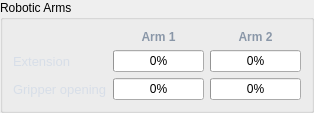
         <widget class="QGroupBox" name="gb_arms">
          <property name="title">
           <string>Robotic Arms</string>
          </property>
          <layout class="QVBoxLayout" name="armsLayout">
           <property name="spacing">
            <number>6</number>
           </property>
           <property name="leftMargin">
            <number>10</number>
           </property>
           <property name="topMargin">
            <number>10</number>
           </property>
           <property name="rightMargin">
            <number>10</number>
           </property>
           <property name="bottomMargin">
            <number>10</number>
           </property>
           <item>
            <layout class="QGridLayout" name="armsGrid">
             <property name="leftMargin">
              <number>0</number>
             </property>
             <property name="topMargin">
              <number>0</number>
             </property>
             <property name="rightMargin">
              <number>0</number>
             </property>
             <property name="bottomMargin">
              <number>0</number>
             </property>
             <property name="spacing">
              <number>6</number>
             </property>
             <item row="0" column="0">
              <widget class="QLabel" name="lbl_hdr_arms">
               <property name="styleSheet">
                <string notr="true">color: #8a97a8; font-size: 9pt; font-weight: bold;</string>
               </property>
               <property name="text">
                <string/>
               </property>
               <property name="alignment">
                <set>Qt::AlignCenter</set>
               </property>
              </widget>
             </item>
             <item row="0" column="1">
              <widget class="QLabel" name="lbl_hdr_arm1">
               <property name="styleSheet">
                <string notr="true">color: #8a97a8; font-size: 9pt; font-weight: bold;</string>
               </property>
               <property name="text">
                <string>Arm 1</string>
               </property>
               <property name="alignment">
                <set>Qt::AlignCenter</set>
               </property>
              </widget>
             </item>
             <item row="0" column="2">
              <widget class="QLabel" name="lbl_hdr_arm2">
               <property name="styleSheet">
                <string notr="true">color: #8a97a8; font-size: 9pt; font-weight: bold;</string>
               </property>
               <property name="text">
                <string>Arm 2</string>
               </property>
               <property name="alignment">
                <set>Qt::AlignCenter</set>
               </property>
              </widget>
             </item>
             <item row="1" column="0">
              <widget class="QLabel" name="lbl_row_ext">
               <property name="styleSheet">
                <string notr="true">color: #d7dee8; font-size: 10pt;</string>
               </property>
               <property name="text">
                <string>Extension</string>
               </property>
               <property name="alignment">
                <set>Qt::AlignLeading|Qt::AlignLeft|Qt::AlignVCenter</set>
               </property>
              </widget>
             </item>
             <item row="2" column="0">
              <widget class="QLabel" name="lbl_row_grip_open">
               <property name="styleSheet">
                <string notr="true">color: #d7dee8; font-size: 10pt;</string>
               </property>
               <property name="text">
                <string>Gripper opening</string>
               </property>
               <property name="alignment">
                <set>Qt::AlignLeading|Qt::AlignLeft|Qt::AlignVCenter</set>
               </property>
              </widget>
             </item>
             <item row="1" column="1">
              <widget class="QProgressBar" name="bar_arm1_extension">
               <property name="minimum">
                <number>0</number>
               </property>
               <property name="maximum">
                <number>100</number>
               </property>
               <property name="value">
                <number>0</number>
               </property>
               <property name="alignment">
                <set>Qt::AlignCenter</set>
               </property>
               <property name="textVisible">
                <bool>true</bool>
               </property>
               <property name="format">
                <string>%p%</string>
               </property>
              </widget>
             </item>
             <item row="2" column="1">
              <widget class="QProgressBar" name="bar_arm1_gripper">
               <property name="minimum">
                <number>0</number>
               </property>
               <property name="maximum">
                <number>100</number>
               </property>
               <property name="value">
                <number>0</number>
               </property>
               <property name="alignment">
                <set>Qt::AlignCenter</set>
               </property>
               <property name="textVisible">
                <bool>true</bool>
               </property>
               <property name="format">
                <string>%p%</string>
               </property>
              </widget>
             </item>
             <item row="1" column="2">
              <widget class="QProgressBar" name="bar_arm2_extension">
               <property name="minimum">
                <number>0</number>
               </property>
               <property name="maximum">
                <number>100</number>
               </property>
               <property name="value">
                <number>0</number>
               </property>
               <property name="alignment">
                <set>Qt::AlignCenter</set>
               </property>
               <property name="textVisible">
                <bool>true</bool>
               </property>
               <property name="format">
                <string>%p%</string>
               </property>
              </widget>
             </item>
             <item row="2" column="2">
              <widget class="QProgressBar" name="bar_arm2_gripper">
               <property name="minimum">
                <number>0</number>
               </property>
               <property name="maximum">
                <number>100</number>
               </property>
               <property name="value">
                <number>0</number>
               </property>
               <property name="alignment">
                <set>Qt::AlignCenter</set>
               </property>
               <property name="textVisible">
                <bool>true</bool>
               </property>
               <property name="format">
                <string>%p%</string>
               </property>
              </widget>
             </item>
            </layout>
           </item>
          </layout>
         </widget>
